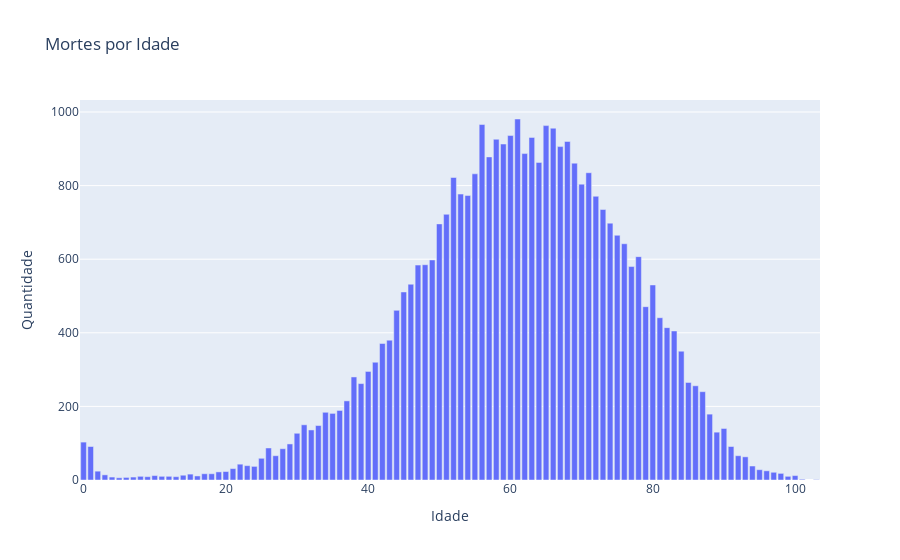

Source (notebook cell):
### Markdown cell above
# Gráfico de mortes por idade

### Code cell
morte_por_idade = dados.loc[dados['dead'] == 1]

morte_por_idade = morte_por_idade.groupby(by='age').dead.count()

data = [go.Bar(x=morte_por_idade.index,
                   y=morte_por_idade.values)]

configuracoes_layout = go.Layout(title='Mortes por Idade',
                                yaxis={'title':'Quantidade'},
                                xaxis={'title':'Idade'})

fig = go.Figure(data=data, layout=configuracoes_layout)

py.iplot(fig)

### Figure 1 — Plotly figure (JSON) as saved in the notebook; plotly's stock layout.template omitted (floating-point values rounded to 4 significant figures)
{"data": [{"type": "bar", "x": [0, 1, 2, 3, 4, 5, 6, 7, 8, 9, 10, 11, 12, 13, 14, 15, 16, 17, 18, 19, 20, 21, 22, 23, 24, 25, 26, 27, 28, 29, 30, 31, 32, 33, 34, 35, 36, 37, 38, 39, 40, 41, 42, 43, 44, 45, 46, 47, 48, 49, 50, 51, 52, 53, 54, 55, 56, 57, 58, 59, 60, 61, 62, 63, 64, 65, 66, 67, 68, 69, 70, 71, 72, 73, 74, 75, 76, 77, 78, 79, 80, 81, 82, 83, 84, 85, 86, 87, 88, 89, 90, 91, 92, 93, 94, 95, 96, 97, 98, 99, 100, 101, 103], "y": [103, 91, 24, 14, 8, 6, 7, 8, 10, 9, 12, 10, 10, 9, 13, 16, 11, 17, 17, 22, 23, 31, 43, 39, 37, 59, 87, 66, 85, 98, 127, 150, 136, 148, 184, 181, 189, 215, 280, 262, 295, 320, 371, 380, 461, 511, 532, 584, 585, 598, 696, 722, 822, 777, 773, 832, 966, 878, 926, 913, 936, 981, 887, 931, 863, 963, 956, 906, 920, 861, 804, 835, 771, 735, 698, 665, 642, 580, 607, 471, 530, 441, 414, 405, 350, 265, 256, 240, 179, 130, 140, 91, 66, 63, 38, 28, 25, 21, 18, 10, 12, 2, 1]}], "layout": {"title": {"text": "Mortes por Idade"}, "xaxis": {"title": {"text": "Idade"}}, "yaxis": {"title": {"text": "Quantidade"}}}}
